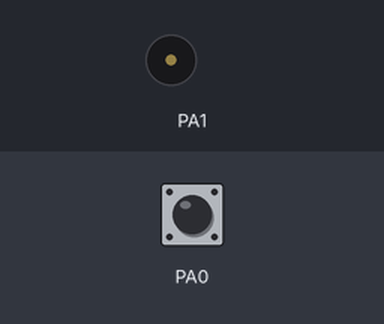
The sketch below on a simulated STM32 Blue Pill. Shown: buzzer (waves = sounding). Inputs (shaded band) come from the test bench; at power-on: PA0 HIGH. What the sketch prints to the serial monitor is not drawn.

Above: at 1.2 s.
1.3 s: PA0 pulled LOW for 0.15 s
At 2.4 s:
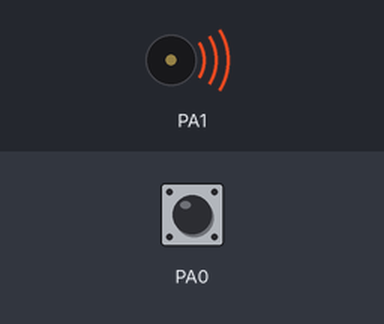
Timing chart, 0 to 8.8 s (numbered marks = the images above; inputs shaded):
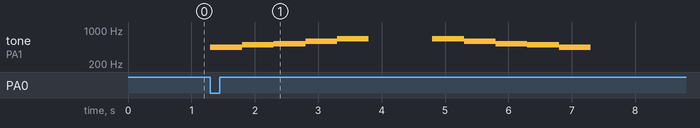

Measured:
- after the input at 1.3 s, tone on PA1: plays 440 Hz for 0.50 s, 494 Hz for 0.50 s, 523 Hz for 0.50 s, 587 Hz for 0.50 s, 659 Hz for 0.50 s, 659 Hz for 0.50 s … (10 notes in this stretch), starting at once

The sketch:

47_Buzzer_Button_Tone_STM32.ino
```cpp
void setup() {
  Serial.begin(9600);
  pinMode(PA0, INPUT_PULLUP);
  pinMode(PA1, OUTPUT);
}

void loop() {
  int pushed = digitalRead(PA0);
  Serial.println(pushed);
  if (pushed == LOW){
    tone(PA1, 440); //A4
    delay(500);
    tone(PA1, 494); //B4
    delay(500);
    tone(PA1, 523); //C4
    delay(500);
    tone(PA1, 587); //D4
    delay(500);
    tone(PA1, 659); //E4
    delay(500);
    noTone(PA1);
    delay(1000);
    tone(PA1, 659); //E4
    delay(500);
    tone(PA1, 587); //D4
    delay(500);
    tone(PA1, 523); //C4
    delay(500);
    tone(PA1, 494); //B4
    delay(500);
    tone(PA1, 440); //A4
    delay(500);
  }
  else{
    noTone(PA1);
  }
}
```
